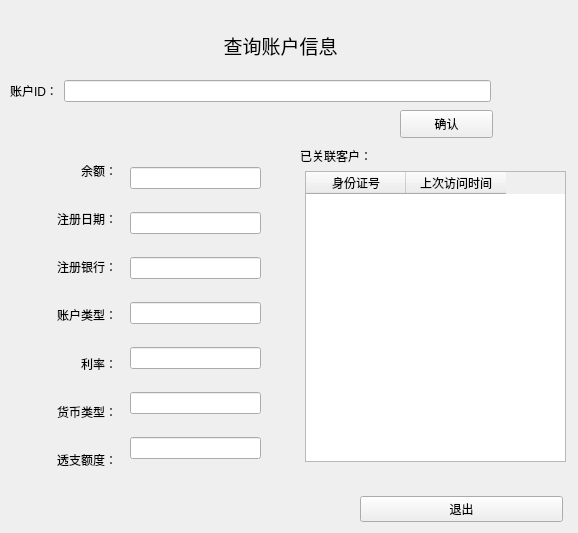
<?xml version="1.0" encoding="UTF-8"?>
<ui version="4.0">
 <class>Form</class>
 <widget class="QWidget" name="Form">
  <property name="geometry">
   <rect>
    <x>0</x>
    <y>0</y>
    <width>578</width>
    <height>533</height>
   </rect>
  </property>
  <property name="windowTitle">
   <string>Form</string>
  </property>
  <widget class="QPushButton" name="pushButton_5">
   <property name="geometry">
    <rect>
     <x>400</x>
     <y>110</y>
     <width>93</width>
     <height>28</height>
    </rect>
   </property>
   <property name="text">
    <string>确认</string>
   </property>
  </widget>
  <widget class="QWidget" name="layoutWidget_2">
   <property name="geometry">
    <rect>
     <x>130</x>
     <y>150</y>
     <width>131</width>
     <height>331</height>
    </rect>
   </property>
   <layout class="QVBoxLayout" name="verticalLayout_3">
    <item>
     <widget class="QLineEdit" name="lineEdit_10">
      <property name="text">
       <string/>
      </property>
      <property name="readOnly">
       <bool>true</bool>
      </property>
     </widget>
    </item>
    <item>
     <widget class="QLineEdit" name="lineEdit_11">
      <property name="text">
       <string/>
      </property>
      <property name="readOnly">
       <bool>true</bool>
      </property>
     </widget>
    </item>
    <item>
     <widget class="QLineEdit" name="lineEdit_12">
      <property name="text">
       <string/>
      </property>
      <property name="readOnly">
       <bool>true</bool>
      </property>
     </widget>
    </item>
    <item>
     <widget class="QLineEdit" name="lineEdit_13">
      <property name="text">
       <string/>
      </property>
      <property name="readOnly">
       <bool>true</bool>
      </property>
     </widget>
    </item>
    <item>
     <widget class="QLineEdit" name="lineEdit_14">
      <property name="text">
       <string/>
      </property>
      <property name="readOnly">
       <bool>true</bool>
      </property>
     </widget>
    </item>
    <item>
     <widget class="QLineEdit" name="lineEdit_15">
      <property name="text">
       <string/>
      </property>
      <property name="readOnly">
       <bool>true</bool>
      </property>
     </widget>
    </item>
    <item>
     <widget class="QLineEdit" name="lineEdit_16">
      <property name="text">
       <string/>
      </property>
      <property name="readOnly">
       <bool>true</bool>
      </property>
     </widget>
    </item>
   </layout>
  </widget>
  <widget class="QLabel" name="label_2">
   <property name="geometry">
    <rect>
     <x>300</x>
     <y>140</y>
     <width>101</width>
     <height>31</height>
    </rect>
   </property>
   <property name="text">
    <string>已关联客户：</string>
   </property>
  </widget>
  <widget class="QWidget" name="layoutWidget">
   <property name="geometry">
    <rect>
     <x>10</x>
     <y>80</y>
     <width>481</width>
     <height>23</height>
    </rect>
   </property>
   <layout class="QHBoxLayout" name="horizontalLayout_3">
    <item>
     <widget class="QLabel" name="label_11">
      <property name="text">
       <string>&lt;html&gt;&lt;head/&gt;&lt;body&gt;&lt;p&gt;&lt;span style=&quot; color:#000000;&quot;&gt;账户ID：&lt;/span&gt;&lt;/p&gt;&lt;/body&gt;&lt;/html&gt;</string>
      </property>
     </widget>
    </item>
    <item>
     <widget class="QLineEdit" name="lineEdit_9">
      <property name="text">
       <string/>
      </property>
      <property name="readOnly">
       <bool>false</bool>
      </property>
     </widget>
    </item>
   </layout>
  </widget>
  <widget class="QTableWidget" name="tableWidget">
   <property name="geometry">
    <rect>
     <x>305</x>
     <y>171</y>
     <width>261</width>
     <height>291</height>
    </rect>
   </property>
   <column>
    <property name="text">
     <string>身份证号</string>
    </property>
   </column>
   <column>
    <property name="text">
     <string>上次访问时间</string>
    </property>
   </column>
  </widget>
  <widget class="QWidget" name="layoutWidget_3">
   <property name="geometry">
    <rect>
     <x>10</x>
     <y>150</y>
     <width>107</width>
     <height>331</height>
    </rect>
   </property>
   <layout class="QVBoxLayout" name="verticalLayout_4">
    <item>
     <widget class="QLabel" name="label_12">
      <property name="text">
       <string>&lt;html&gt;&lt;head/&gt;&lt;body&gt;&lt;p align=&quot;right&quot;&gt;&lt;span style=&quot; color:#000000;&quot;&gt;余额：&lt;/span&gt;&lt;/p&gt;&lt;/body&gt;&lt;/html&gt;</string>
      </property>
     </widget>
    </item>
    <item>
     <widget class="QLabel" name="label_13">
      <property name="text">
       <string>&lt;html&gt;&lt;head/&gt;&lt;body&gt;&lt;p align=&quot;right&quot;&gt;&lt;span style=&quot; color:#000000;&quot;&gt;注册日期：&lt;/span&gt;&lt;/p&gt;&lt;/body&gt;&lt;/html&gt;</string>
      </property>
     </widget>
    </item>
    <item>
     <widget class="QLabel" name="label_14">
      <property name="text">
       <string>&lt;html&gt;&lt;head/&gt;&lt;body&gt;&lt;p align=&quot;right&quot;&gt;注册银行：&lt;/p&gt;&lt;/body&gt;&lt;/html&gt;</string>
      </property>
     </widget>
    </item>
    <item>
     <widget class="QLabel" name="label_15">
      <property name="text">
       <string>&lt;html&gt;&lt;head/&gt;&lt;body&gt;&lt;p align=&quot;right&quot;&gt;账户类型：&lt;/p&gt;&lt;/body&gt;&lt;/html&gt;</string>
      </property>
     </widget>
    </item>
    <item>
     <widget class="QLabel" name="label_16">
      <property name="text">
       <string>&lt;html&gt;&lt;head/&gt;&lt;body&gt;&lt;p align=&quot;right&quot;&gt;利率：&lt;/p&gt;&lt;/body&gt;&lt;/html&gt;</string>
      </property>
     </widget>
    </item>
    <item>
     <widget class="QLabel" name="label_17">
      <property name="text">
       <string>&lt;html&gt;&lt;head/&gt;&lt;body&gt;&lt;p align=&quot;right&quot;&gt;货币类型：&lt;/p&gt;&lt;/body&gt;&lt;/html&gt;</string>
      </property>
     </widget>
    </item>
    <item>
     <widget class="QLabel" name="label_18">
      <property name="text">
       <string>&lt;html&gt;&lt;head/&gt;&lt;body&gt;&lt;p align=&quot;right&quot;&gt;透支额度：&lt;/p&gt;&lt;/body&gt;&lt;/html&gt;</string>
      </property>
     </widget>
    </item>
   </layout>
  </widget>
  <widget class="QWidget" name="layoutWidget_4">
   <property name="geometry">
    <rect>
     <x>360</x>
     <y>490</y>
     <width>203</width>
     <height>39</height>
    </rect>
   </property>
   <layout class="QHBoxLayout" name="horizontalLayout_2">
    <item>
     <widget class="QPushButton" name="pushButton_4">
      <property name="text">
       <string>退出</string>
      </property>
     </widget>
    </item>
   </layout>
  </widget>
  <widget class="QLabel" name="label">
   <property name="geometry">
    <rect>
     <x>180</x>
     <y>20</y>
     <width>201</width>
     <height>51</height>
    </rect>
   </property>
   <property name="text">
    <string>&lt;html&gt;&lt;head/&gt;&lt;body&gt;&lt;p align=&quot;center&quot;&gt;&lt;span style=&quot; font-size:14pt;&quot;&gt;查询账户信息&lt;/span&gt;&lt;/p&gt;&lt;/body&gt;&lt;/html&gt;</string>
   </property>
  </widget>
 </widget>
 <resources/>
 <connections>
  <connection>
   <sender>pushButton_4</sender>
   <signal>clicked()</signal>
   <receiver>Form</receiver>
   <slot>close()</slot>
   <hints>
    <hint type="sourcelabel">
     <x>439</x>
     <y>514</y>
    </hint>
    <hint type="destinationlabel">
     <x>264</x>
     <y>525</y>
    </hint>
   </hints>
  </connection>
 </connections>
</ui>
